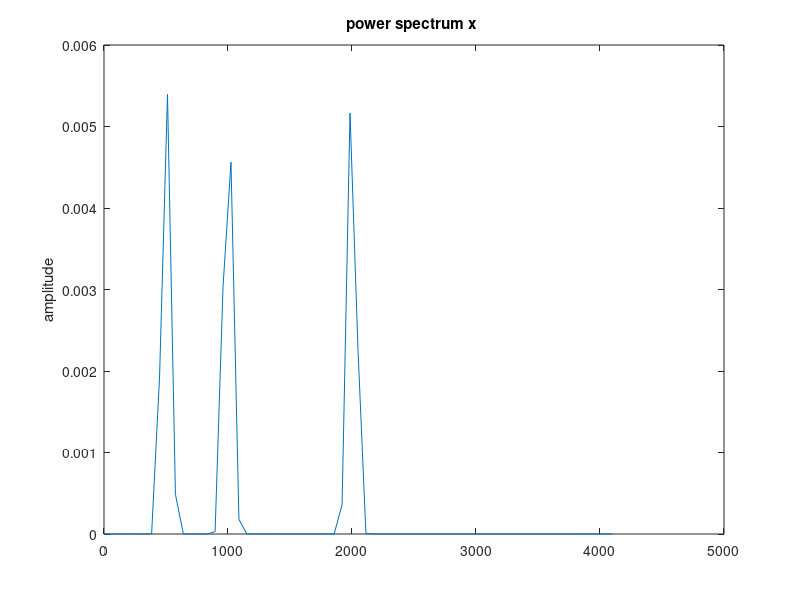

The MATLAB script that drew this image: (Note: this script raises an error after producing the figure.)
clear all; close all;

Fs=8192;
Ts=1/Fs;
A=1;
T=1.0;
t=0:Ts:T-Ts;
s=A*sin(2*pi*500*t)+A*sin(2*pi*1000*t)+A*sin(2*pi*2000*t);
figure; pwelch(s,[],[],[],Fs); pause;

H=[ones(1,Fs/8) zeros(1,Fs-Fs/4) ones(1,Fs/8)];

h=ifft(H,'symmetric');
middle=length(h)/2;
h=[h(middle+1:end) h(1:middle)];
h32=h(middle+1-16:middle+17);
h64=h(middle+1-32:middle+33);
h128=h(middle+1-64:middle+65);
wvtool(h32,h64,h128);
wh=hamming(length(h128));
wk=kaiser(length(h128),5);
figure; plot(0:128,wk,'r',0:128,wh,'b'); grid; pause;
h_hamming=h128.*wh';
h_kaiser=h128.*wk';
wvtool(h128,h_hamming,h_kaiser);
y_rect=conv(s,h128);
figure; pwelch(y_rect,[],[],[],Fs); pause;
y_hamm=conv(s,h_hamming);
figure; pwelch(y_hamm,[],[],[],Fs); pause;
y_kais=conv(s,h_kaiser);
figure; pwelch(y_kais,[],[],[],Fs); pause;

hpm=firpm(64, [0 0.10 0.15 0.5]*2, [1 1 0 0]);
s_pm=conv(s,hpm);
figure; pwelch(s_pm,[],[],[],Fs);